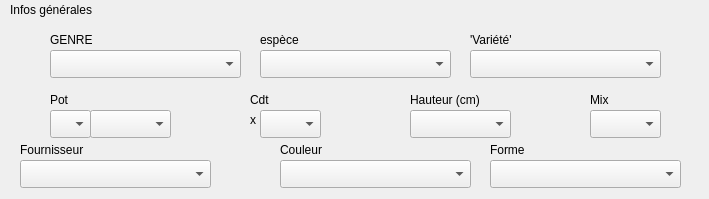
      <widget class="QWidget" name="scrollAreaWidgetContents_2">
       <property name="geometry">
        <rect>
         <x>0</x>
         <y>0</y>
         <width>709</width>
         <height>199</height>
        </rect>
       </property>
       <widget class="QLabel" name="label_7">
        <property name="geometry">
         <rect>
          <x>50</x>
          <y>30</y>
          <width>81</width>
          <height>20</height>
         </rect>
        </property>
        <property name="text">
         <string>GENRE</string>
        </property>
       </widget>
       <widget class="QLabel" name="label_8">
        <property name="geometry">
         <rect>
          <x>260</x>
          <y>30</y>
          <width>71</width>
          <height>20</height>
         </rect>
        </property>
        <property name="text">
         <string>espèce</string>
        </property>
       </widget>
       <widget class="QLabel" name="label_11">
        <property name="geometry">
         <rect>
          <x>470</x>
          <y>30</y>
          <width>91</width>
          <height>20</height>
         </rect>
        </property>
        <property name="text">
         <string>'Variété'</string>
        </property>
       </widget>
       <widget class="QComboBox" name="comboBox_7">
        <property name="geometry">
         <rect>
          <x>50</x>
          <y>50</y>
          <width>191</width>
          <height>28</height>
         </rect>
        </property>
       </widget>
       <widget class="QComboBox" name="comboBox_8">
        <property name="geometry">
         <rect>
          <x>260</x>
          <y>50</y>
          <width>191</width>
          <height>28</height>
         </rect>
        </property>
       </widget>
       <widget class="QComboBox" name="comboBox_9">
        <property name="geometry">
         <rect>
          <x>470</x>
          <y>50</y>
          <width>191</width>
          <height>28</height>
         </rect>
        </property>
       </widget>
       <widget class="QLabel" name="label_23">
        <property name="geometry">
         <rect>
          <x>10</x>
          <y>0</y>
          <width>131</width>
          <height>20</height>
         </rect>
        </property>
        <property name="text">
         <string>Infos générales</string>
        </property>
       </widget>
       <widget class="QLabel" name="label_24">
        <property name="geometry">
         <rect>
          <x>20</x>
          <y>140</y>
          <width>111</width>
          <height>20</height>
         </rect>
        </property>
        <property name="text">
         <string>Fournisseur</string>
        </property>
       </widget>
       <widget class="QComboBox" name="comboBox_10">
        <property name="geometry">
         <rect>
          <x>20</x>
          <y>160</y>
          <width>191</width>
          <height>28</height>
         </rect>
        </property>
       </widget>
       <widget class="QComboBox" name="comboBox_11">
        <property name="geometry">
         <rect>
          <x>50</x>
          <y>110</y>
          <width>41</width>
          <height>28</height>
         </rect>
        </property>
       </widget>
       <widget class="QLabel" name="label_25">
        <property name="geometry">
         <rect>
          <x>50</x>
          <y>90</y>
          <width>51</width>
          <height>20</height>
         </rect>
        </property>
        <property name="text">
         <string>Pot</string>
        </property>
       </widget>
       <widget class="QComboBox" name="comboBox_12">
        <property name="geometry">
         <rect>
          <x>90</x>
          <y>110</y>
          <width>81</width>
          <height>28</height>
         </rect>
        </property>
       </widget>
       <widget class="QComboBox" name="comboBox_13">
        <property name="geometry">
         <rect>
          <x>260</x>
          <y>110</y>
          <width>61</width>
          <height>28</height>
         </rect>
        </property>
       </widget>
       <widget class="QLabel" name="label_26">
        <property name="geometry">
         <rect>
          <x>250</x>
          <y>110</y>
          <width>16</width>
          <height>20</height>
         </rect>
        </property>
        <property name="text">
         <string>x</string>
        </property>
       </widget>
       <widget class="QComboBox" name="comboBox_14">
        <property name="geometry">
         <rect>
          <x>490</x>
          <y>160</y>
          <width>191</width>
          <height>28</height>
         </rect>
        </property>
       </widget>
       <widget class="QLabel" name="label_27">
        <property name="geometry">
         <rect>
          <x>490</x>
          <y>140</y>
          <width>91</width>
          <height>20</height>
         </rect>
        </property>
        <property name="text">
         <string>Forme</string>
        </property>
       </widget>
       <widget class="QLabel" name="label_28">
        <property name="geometry">
         <rect>
          <x>250</x>
          <y>90</y>
          <width>51</width>
          <height>20</height>
         </rect>
        </property>
        <property name="text">
         <string>Cdt</string>
        </property>
       </widget>
       <widget class="QLabel" name="label_33">
        <property name="geometry">
         <rect>
          <x>280</x>
          <y>140</y>
          <width>91</width>
          <height>20</height>
         </rect>
        </property>
        <property name="text">
         <string>Couleur</string>
        </property>
       </widget>
       <widget class="QComboBox" name="comboBox_19">
        <property name="geometry">
         <rect>
          <x>280</x>
          <y>160</y>
          <width>191</width>
          <height>28</height>
         </rect>
        </property>
       </widget>
       <widget class="QComboBox" name="comboBox_20">
        <property name="geometry">
         <rect>
          <x>590</x>
          <y>110</y>
          <width>71</width>
          <height>28</height>
         </rect>
        </property>
       </widget>
       <widget class="QLabel" name="label_34">
        <property name="geometry">
         <rect>
          <x>590</x>
          <y>90</y>
          <width>91</width>
          <height>20</height>
         </rect>
        </property>
        <property name="text">
         <string>Mix</string>
        </property>
       </widget>
       <widget class="QComboBox" name="comboBox_22">
        <property name="geometry">
         <rect>
          <x>410</x>
          <y>110</y>
          <width>101</width>
          <height>28</height>
         </rect>
        </property>
       </widget>
       <widget class="QLabel" name="label_35">
        <property name="geometry">
         <rect>
          <x>410</x>
          <y>90</y>
          <width>111</width>
          <height>20</height>
         </rect>
        </property>
        <property name="text">
         <string>Hauteur (cm)</string>
        </property>
       </widget>
      </widget>
